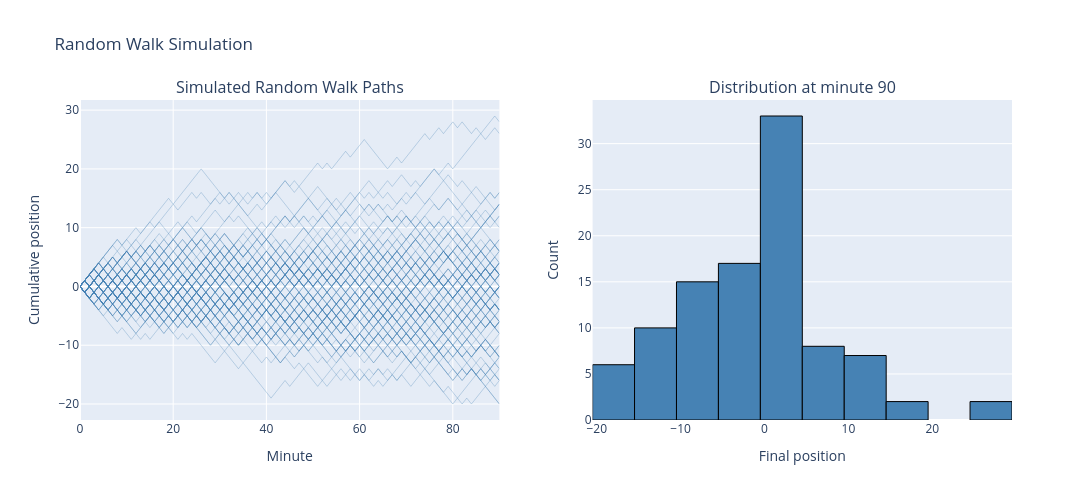

The notebook cell this image was saved under:
### Code cell
results_np = np.array(results)  # shape: (simulations, minute+1)
time = np.arange(results_np.shape[1])

fig = make_subplots(rows=1, cols=2, subplot_titles=(
    "Simulated Random Walk Paths",
    f"Distribution at minute {results_np.shape[1]-1}"
))

# Left: all paths overlaid
for path in results_np:
    fig.add_trace(
        go.Scatter(x=time, y=path, mode="lines",
                    line=dict(color="steelblue", width=1),
                    opacity=0.30, showlegend=False),
        row=1, col=1
    )

# Right: distribution of final positions
fig.add_trace(
    go.Histogram(x=results_np[:, -1], nbinsx=20,
                 marker=dict(color="steelblue", line=dict(color="black", width=1)),
                 showlegend=False),
    row=1, col=2
)

fig.update_xaxes(title_text="Minute", row=1, col=1)
fig.update_yaxes(title_text="Cumulative position", row=1, col=1)
fig.update_xaxes(title_text="Final position", row=1, col=2)
fig.update_yaxes(title_text="Count", row=1, col=2)

fig.update_layout(height=500, width=1100, title_text="Random Walk Simulation")
fig.show()
